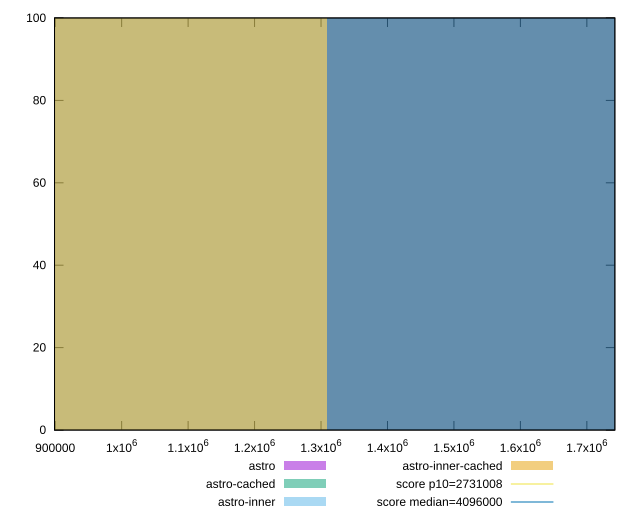

Recreate this plot in gnuplot.
reset

$astro <<EOF
1745166.8578810457 100
EOF

$astroCached <<EOF
1745166.8578810457 100
EOF

$astroInner <<EOF
872583.4289405228 100
EOF

$astroInnerCached <<EOF
872583.4289405228 100
EOF

set key outside below
set boxwidth 872583.4289405228
set xrange [899003:1742089]
set yrange [0:100]
set trange [0:100]
set style fill transparent solid 0.5 noborder

set parametric
set terminal svg size 640, 520 enhanced background rgb 'white'
set output "reports/report_00033_2021-03-01T14-23-16.841Z/total-byte-weight/comparison/histogram/all_raw.svg"

plot $astro title "astro" with boxes, \
     $astroCached title "astro-cached" with boxes, \
     $astroInner title "astro-inner" with boxes, \
     $astroInnerCached title "astro-inner-cached" with boxes, \
     2731008,t title "score p10=2731008", \
     4096000,t title "score median=4096000"

reset
